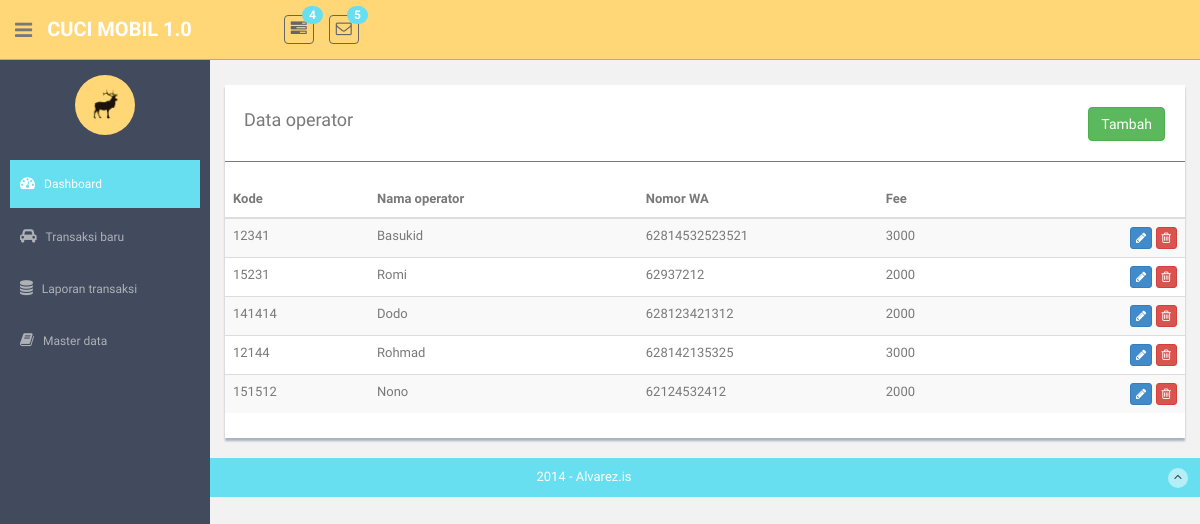
Before: /operators with the older database file.
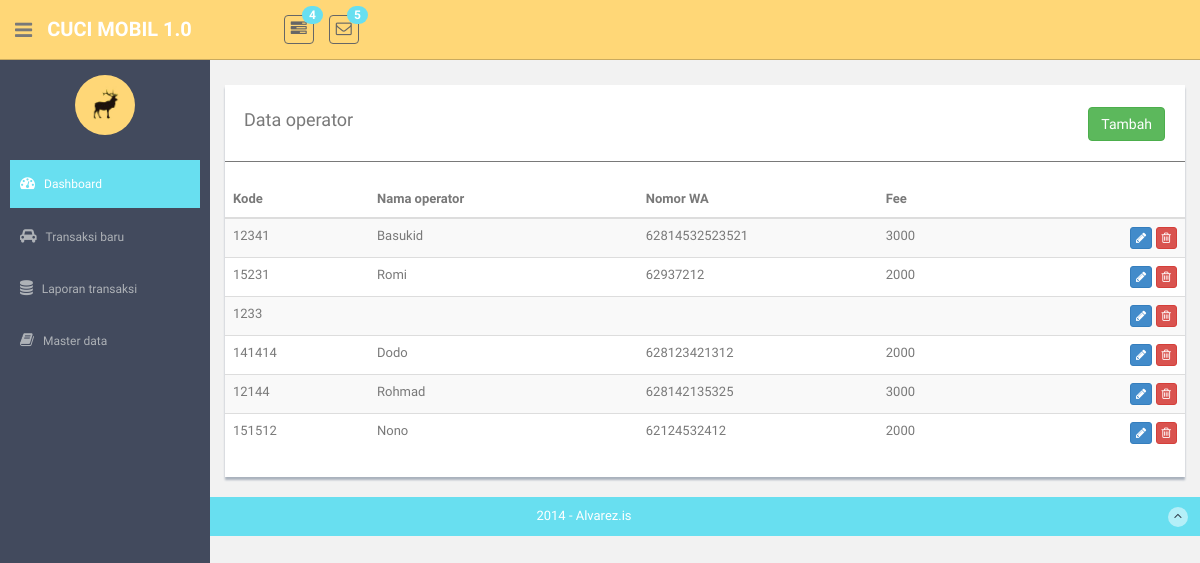
After: the same page with the newer database file.
### model/Operators.py (models this page shows)
class Operators(Model):
    id = IntegerField(primary_key=True)
    code = CharField(max_length=8)
    name = CharField(max_length=120)
    phone = CharField(max_length=12)
    fee = IntegerField()
    class Meta:
        database = db

### routes_operators.py (the view)
@app.route("/operators", methods=["GET"])
def operators():
    operators = OperatorsController.list_operators()
    return render_template('references/operators/operators-list.html', operators=operators)

### controller/OperatorsController.py (called while the page is built)
    @staticmethod
    def list_operators():
        operators = Operators.select()
        datas = []
        return Operators.select()

### templates/references/operators/operators-list.html (shortened to what this page needs)
{% extends "layout.html" %}
{% block content %}
<div class="row mt">
      <div class="col-md-12">
          <div class="content-panel">
              <table class="table table-striped table-advance table-hover">
                <div >
                    <div style="float:left;"><h4>&nbsp; Data operator</h4></div>
                    <div class="pull-right" style="padding-top:7px;padding-right:20px;">
                        <button class="btn btn-success " onclick="javscript:openModal(0)">Tambah</button>
                    </div>
                </div>
                <hr/>
                  <thead>
                  <tr>
                      <th width="15%"> Kode</th>
                      <th width="28%"> Nama operator</th>
                      <th width="25%"> Nomor WA</th>
                      <th width="20%"> Fee</th>
                      <th width="12%"></th>
                  </tr>
                  </thead>
                  <tbody>
                  {% for item in operators %}
                  <tr>
                      <td>{{ item.code }} </td>
                      <td>{{ item.name }} </td>
                      <td>{{ item.phone }} </td>
                      <td>{{ item.fee }} </td>
                      <td align="right">
                          <button class="btn btn-primary btn-xs"  onclick="javscript:openModal({{ item.id }})"><i class="fa fa-pencil"></i></button>
                          <button class="btn btn-danger btn-xs" onclick="javscript:deleteRecord({{ item.id }})"><i class="fa fa-trash-o "></i></button>
                      </td>
                  </tr>
                 {% endfor %}
                  </tbody>
              </table>
          </div>
      </div>
  </div>
{% endblock %}

Changed rows visible on the page:
added Operators: code "1233"
